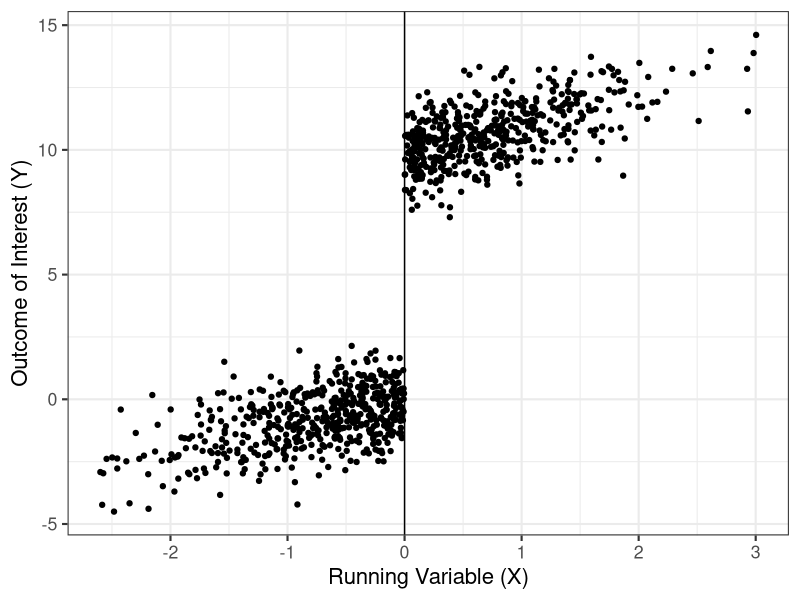

Write the R code that produced this figure.

#######################################################################
## This is a script for simulating the regression discontinuity model
#######################################################################

# given parameters
cutoff_parameter = 0.0
beta_treatment_effect = 10.0
N_sample_size = 1000

# simulate the heterogeneous primitives
X_running_variable = rnorm( N_sample_size, mean = 0, sd = 1 )
epsilon_outcome_unobservable = X_running_variable + rnorm( N_sample_size, mean = 0, sd = 1 )

# assign the treated group
D_treatment = X_running_variable >= cutoff_parameter
Y_outcome_of_interest = beta_treatment_effect * D_treatment + epsilon_outcome_unobservable

# combine the variables into a data table
library(data.table) # install.packages("data.table")
the_data_set = data.table( Y_outcome_of_interest, D_treatment, X_running_variable )

# plot the data, X_running_variable on the x-axis and Y_outcome_of_interest on the y-axis, I want to use ggplot2 for this
library(ggplot2) # install.packages("ggplot2")
gg = ggplot(aes(x=X_running_variable, y=Y_outcome_of_interest), data=the_data_set) + 
    geom_point() + 
    theme_bw(base_size = 16) + 
    labs(x="Running Variable (X)", y="Outcome of Interest (Y)") + 
    geom_vline(xintercept = cutoff_parameter)

# save the plot
setwd("~/github/Econ512_fall2024/RDD/")
ggsave(gg, file="RDD_simulator.pdf", width=8, height=5)
